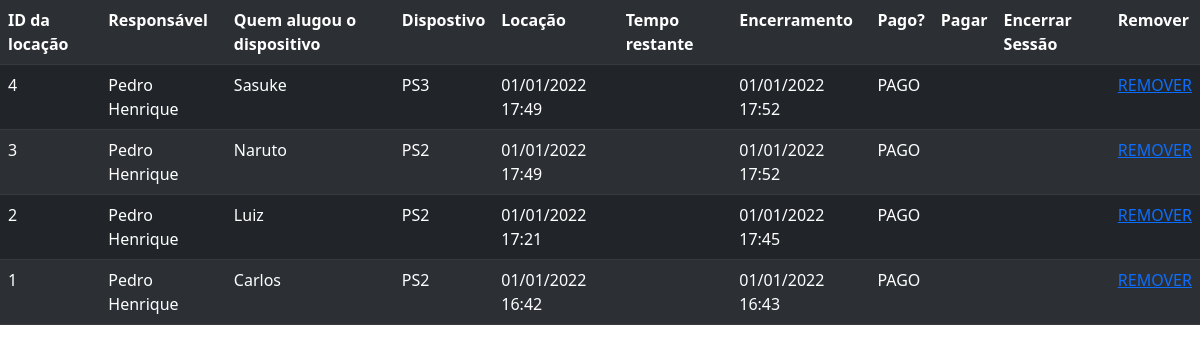
Page /dispositivo/listar_locacoes on the committed database.
### Locacoes.py (models this page shows)
class Locacao(db.Model):
    id = db.Column(db.Integer, primary_key=True)
    id_usuario = db.Column(db.Integer,db.ForeignKey('usuario.id'))
    nome_pessoa = db.Column(db.String(100),unique=False,nullable=True)
    id_dispositivo = db.Column(db.Integer,db.ForeignKey('dispositivo.id'))
    data_locacao = db.Column(db.DateTime,unique=False,nullable=False)
    final_esperado = db.Column(db.DateTime,unique=False,nullable=True)
    data_encerramento = db.Column(db.DateTime,unique=False,nullable=True)
    pago = db.Column(db.Boolean,default=False)

### Usuarios.py (models this page shows)
class Usuario(db.Model):
    id = db.Column(db.Integer, primary_key=True)
    nome = db.Column(db.String(200), unique=False, nullable=False)
    username = db.Column(db.String(80), unique=True, nullable=False)
    email = db.Column(db.String(120), unique=True, nullable=True)
    telefone = db.Column(db.String(20),unique=False,nullable=True)
    senha = db.Column(db.String(80), unique=False, nullable=False)
    locacoes = db.relationship('Locacao',backref='usuario',lazy=True)

### Dispositivos.py (models this page shows, shortened)
class Dispositivo(db.Model):
    id = db.Column(db.Integer, primary_key=True)
    nome = db.Column(db.String(20), unique=False, nullable=False)
    disponivel = db.Column(db.Boolean,default=True)
    locacoes = db.relationship('Locacao',backref='dispositivo',lazy=True)

### app.py (the view)
@app.route('/dispositivo/listar_locacoes')
def listar_locacoes():
    locacoes = Locacao.query.order_by(Locacao.data_locacao.desc()).all()
    return(render_template('locacoes.html',locacoes=locacoes,tempo_atual=datetime.now()))

### templates/locacoes.html
{% extends "base.html" %}
{% block conteudo %}
<table class="table table-dark table-striped">
    <tr>
        <th>ID da locação</th>
        <th>Responsável</th>
        <th>Quem alugou o dispositivo</th>
        <th>Dispostivo</th>
        <th>Locação</th>
        <th>Tempo restante</th>
        <th>Encerramento</th>
        <th>Pago?</th>
        <th>Pagar</th>
        <th>Encerrar Sessão</th>
        <th>Remover</th>
    </tr>
    {% for locacao in locacoes %}
        <tr>
            <td>{{locacao.id}}</td>
            <td>{{locacao.usuario.nome}}</td>
            <td>{{locacao.nome_pessoa}}</td>
            <td>{{locacao.dispositivo.nome}}</td>
            <td>{{locacao.data_locacao.strftime('%d/%m/%Y %H:%M')}}</td>
            {% if locacao.data_encerramento is none %}
                <td>{{locacao.final_esperado - tempo_atual}}</td>
            {% else %}
                <td></td>
            {% endif %}
            {% if locacao.data_encerramento is not none %}
                <td>{{locacao.data_encerramento.strftime('%d/%m/%Y %H:%M')}}</td>
            {% else %}
                <td></td>
            {% endif %}
            {% if locacao.pago == True %}
                <td>PAGO</td>
            {% else %}
                <td></td>
            {% endif %}
            {% if locacao.pago == False %}
                <td><a href="{{url_for('pagar_locacao',id_locacao=locacao.id)}}">PAGAR</a></td>
            {% else %}
                <td></td>
            {% endif %}
            {% if locacao.data_encerramento is none %}
                <td><a href="{{url_for('encerrar_locacao',id_locacao=locacao.id)}}">ENCERRAR</a></td>
            {% else %}
                <td></td>
            {% endif %}
            <td><a href="{{url_for('remover_locacao',id_locacao=locacao.id)}}">REMOVER</a></td>
        </tr>
    {% endfor %}
</table>
{% endblock %}

### rows in the picture
Locacao: id "4", usuario.nome "Pedro Henrique", nome_pessoa "Sasuke", dispositivo.nome "PS3", data_locacao "01/01/2022 17:49", data_encerramento "01/01/2022 17:52", pago "PAGO"
Locacao: id "3", usuario.nome "Pedro Henrique", nome_pessoa "Naruto", dispositivo.nome "PS2", data_locacao "01/01/2022 17:49", data_encerramento "01/01/2022 17:52", pago "PAGO"
Locacao: id "2", usuario.nome "Pedro Henrique", nome_pessoa "Luiz", dispositivo.nome "PS2", data_locacao "01/01/2022 17:21", data_encerramento "01/01/2022 17:45", pago "PAGO"
Locacao: id "1", usuario.nome "Pedro Henrique", nome_pessoa "Carlos", dispositivo.nome "PS2", data_locacao "01/01/2022 16:42", data_encerramento "01/01/2022 16:43", pago "PAGO"
